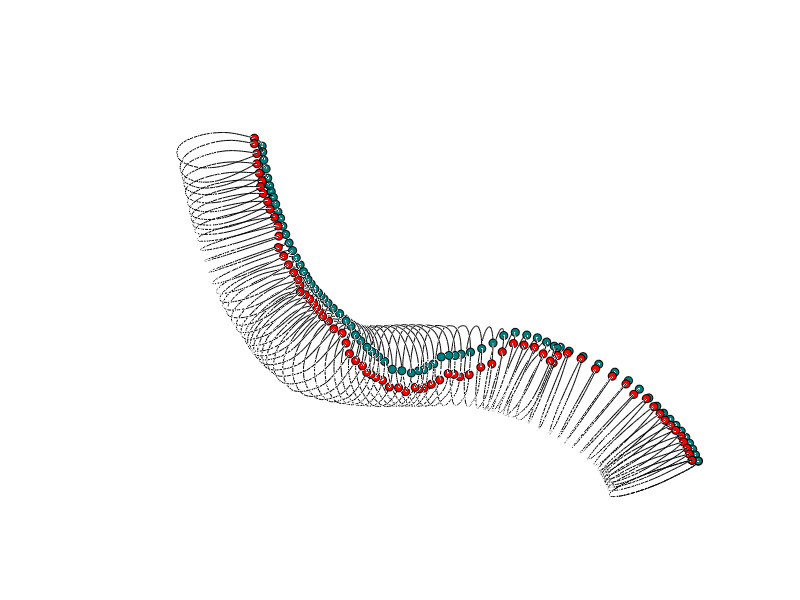

MATLAB code to generate this figure: (Note: this script raises an error after producing the figure.)
clear all
close all
clc
% addpath('C:\Users\Leo\Documents\MATLAB\Add-Ons\Collections\NURBS',...
% 'C:\Users\Leo\Documents\MATLAB\Add-Ons\Collections\nurbs_toolbox',...
% 'C:\Users\Leo\Documents\MATLAB\Add-Ons\Collections\My_Function');


load('coordtg_1_5_380.mat')
load('section_model_1_5_380.mat')
load('Tg_1_5_380.mat')

%% mettere tutto in senso di percorrenza orario
for i=1:numel(surf_point)
ss=surf_point{i};
vett1=surf_point{i}(1,:)-coordtg(i,:);
vett2=surf_point{i}(round(numel(ss)/3/4),:)-coordtg(i,:);
veri=[1;0;0]; verj=[0;1;0];  verk=[0;0;1];
prodvett=veri*det([vett1(2) vett1(3);vett2(2) vett2(3)])-...
         verj*det([vett1(1) vett1(3);vett2(1) vett2(3)])+...
         verk*det([vett1(1) vett1(2);vett2(1) vett2(2)]);
tg=tgsrf(i,:);
prodscal_best(i)=tg*prodvett;
if prodscal_best(i)<0  %inverti il senso antior con or
   for j=1:numel(ss)/3
       ssnew(j,:)=ss(end-j+1,:);
   end
   surf_point{i}=ssnew;
   clearvars ssnew
end

end
min(prodscal_best)
%%
for i=1:numel(surf_point)
ss=surf_point{i};
vett1=surf_point{i}(1,:)-coordtg(i,:);
vett2=surf_point{i}(20,:)-coordtg(i,:);
veri=[1;0;0]; verj=[0;1;0];  verk=[0;0;1];
prodvett=veri*det([vett1(2) vett1(3);vett2(2) vett2(3)])-...
         verj*det([vett1(1) vett1(3);vett2(1) vett2(3)])+...
         verk*det([vett1(1) vett1(2);vett2(1) vett2(2)]);
tg=tgsrf(i,:);
prodscal_best(i)=tg*prodvett;
% if prodscal<0  %inverti il senso antior con or
%    for j=1:numel(ss)/3
%        ssnew(j,:)=ss(end-j+1,:);
%    end
% end
end
min(prodscal_best)
%%
fig = figure;
hold on
grid off
axis off

for i=1:numel(surf_point)

    plot3(surf_point{i}(:,1),surf_point{i}(:,2),surf_point{i}(:,3),'k'); hold on;
    plot3(surf_point{i}(1,1),surf_point{i}(1,2),surf_point{i}(1,3),'o','LineWidth',0.6,'MarkerEdgeColor','k','MarkerFaceColor',[0 0.5 0.5]); hold on;
    plot3(surf_point{i}(10,1),surf_point{i}(10,2),surf_point{i}(10,3),'o','LineWidth',0.6,'MarkerEdgeColor','k','MarkerFaceColor',[1.0 0.0 0.0]); hold on;
    
    az = 180;
    el = 75;
    view(az, el);
    
end

export_fig 'GUIDING_SURFACES.png' -transparent

%% oridane
figure
hold on
grid on
srfn{1}=surf_point{1};
for k=2:numel(surf_point)
    srf=surf_point{k};
    vett_prec=srfn{k-1}(1,:)-coordtg(k-1,:); vett_prec=vett_prec/norm(vett_prec);
    nel=numel(surf_point{k})/3;
    best=1;
    worst=1;
    prodscal_best=vett_prec*((surf_point{k}(1,:)-coordtg(k,:))'/norm((surf_point{k}(1,:)-coordtg(k,:))'));
    prodscal_worst=vett_prec*((surf_point{k}(1,:)-coordtg(k,:))'/norm((surf_point{k}(1,:)-coordtg(k,:))'));
    for j=2:nel-1
         guess=(surf_point{k}(j,:)-coordtg(k,:))/norm(surf_point{k}(j,:)-coordtg(k,:));
         prodscal_new=vett_prec*guess';
         if prodscal_new > prodscal_best
             best=j;
             prodscal_best=prodscal_new;
         end
         if prodscal_new < prodscal_worst
             worst=j;
             prodscal_worst=prodscal_new;
         end
    end
    clearvars xn yn zn
    xn=zeros(nel,1); yn=zeros(nel,1); zn=zeros(nel,1);
        xn(1:nel-best+1,1)=srf(best:end,1); yn(1:nel-best+1,1)=srf(best:end,2); zn(1:nel-best+1,1)=srf(best:end,3);
        xn(nel-best+2:end,1)=srf(2:best,1);  yn(nel-best+2:end,1)=srf(2:best,2); zn(nel-best+2:end,1)=srf(2:best,3);  

    srfn{k}=[xn yn zn];
    % plot3(srf(far,1),srf(far,2),srf(far,3),'rd',srf(far+10,1),srf(far+10,2),srf(far+10,3),'gd')
    plot3(xn,yn,zn,'k',xn(1),yn(1),zn(1),'kd')  %,srf(near,1),srf(near,2),srf(near,3),'bd'
end
%% get coons surface in nurbs structure
for i=1:numel(srfn)
    coons{i}=get_coons(srfn{i},4,3);
end
%%
k=1;
for i = 1:numel(srfn)
    surf_i = coons{i};
    volCoefs(:,:,:,k) = surf_i.coefs;
    k=k+1;
end
%% deg of volume 
d=3;
%% on U direction
n=numel(volCoefs(1,:,1,1));
U=zeros(1,n+d+1); % automatic node creation
U(end-d:end)=1;
mid=numel(U)-2*d-2;
for i=1:mid
    U(i+d+1)=1/(mid+1)*i;
end
%% on V direction
n=numel(volCoefs(1,1,:,1));
V=zeros(1,n+d+1); % automatic node creation
V(end-d:end)=1;
mid=numel(V)-2*d-2;
for i=1:mid
    V(i+d+1)=1/(mid+1)*i;
end
%% on W direction
n=numel(volCoefs(1,1,1,:));
W=zeros(1,n+d+1); % automatic node creation
W(end-d:end)=1;
mid=numel(W)-2*d-2;
for i=1:mid
    W(i+d+1)=1/(mid+1)*i;
end
%%
VOL = nrbmak(volCoefs,{U,V,W});

%%%%%%%%%%%%%%%
% REAL ARTERY %
%%%%%%%%%%%%%%%

az = [0 45 90 135 180];
el = [45 45 45 45 45];

for ii = 1:length(az)
    
    % VIEW PARAMETERS
    
    param.az = az(ii);
    param.el = el(ii);
    param.alpha = 1.0;
    
    % BUILD FIGURE
    
    figure;
    nrbplot(VOL,[20 20 400],'light','on','colormap','copper','view',param);
    
    % EXPORT FIGURE
    
    figName = ['VOL_AZ',num2str(az(ii)),'_EL',num2str(el(ii)),'_REAL.png'];
    export_fig(figName,'-transparent','-append')
end

%%%%%%%%%%%%%%%%%%%%%%%%
% VOLUME APPROXIMATION %
%%%%%%%%%%%%%%%%%%%%%%%%

az = [0 45 90 135 180];
el = [45 45 45 45 45];

for ii = 1:length(az)
    
    % VIEW PARAMETERS
    
    param.az = az(ii);
    param.el = el(ii);
    param.alpha = 1.0;
    
    % BUILD FIGURE
    
    figure;
    nrbplot(VOL,[20 20 100],'light','off','colormap','pink','view',param);
    
    % EXPORT FIGURE
    
    figName = ['VOL_AZ',num2str(az(ii)),'_EL',num2str(el(ii)),'_FACES.png'];
    export_fig(figName,'-transparent','-append')
    
end

%%%%%%%%%%%%%%%%%%%%
% REFERENCE ARTERY %
%%%%%%%%%%%%%%%%%%%%

az = [0 45 90 135 180];
el = [45 45 45 45 45];

% VIEW PARAMETERS
    
param.az = 180;
param.el = 75;
param.alpha = 1.0;

% BUILD FIGURE

fig = figure;
nrbplot(VOL,[20 20 200],'light','on','colormap','copper','view',param);

% EXPORT FIGURE

export_fig 'REAL_AZ180_EL90.png' -transparent

%%%%%%%%%%%%%%%%%%%%%%%
% COMPARE GUIDE LINES %
%%%%%%%%%%%%%%%%%%%%%%%

% VIEW PARAMETERS
    
param.az = 180;
param.el = 75;
param.alpha = 0.3;

% BUILD FIGURE

fig = figure;
nrbplot(VOL,[20 20 200],'light','on','colormap','copper','view',param);
hold on;

for i=1:numel(surf_point)

    plot3(surf_point{i}(:,1),surf_point{i}(:,2),surf_point{i}(:,3),'k'); hold on;
    plot3(surf_point{i}(1,1),surf_point{i}(1,2),surf_point{i}(1,3),'o','LineWidth',0.6,'MarkerEdgeColor','k','MarkerFaceColor',[0 0.5 0.5]); hold on;
    plot3(surf_point{i}(10,1),surf_point{i}(10,2),surf_point{i}(10,3),'o','LineWidth',0.6,'MarkerEdgeColor','k','MarkerFaceColor',[1.0 0.0 0.0]); hold on;
    
    az = 180;
    el = 75;
    view(az, el);
    
end

% EXPORT FIGURE

export_fig 'GL_AZ180_EL90.png' -transparent

%%%%%%%%%%%%%%%%%%%%%%%%
% EXPORT ORIGINAL .STL %
%%%%%%%%%%%%%%%%%%%%%%%%

[vertices,faces,normals,name] = stlRead('ArtCor_red.stl');
name = '  ';
stlPlot(vertices,faces,name);